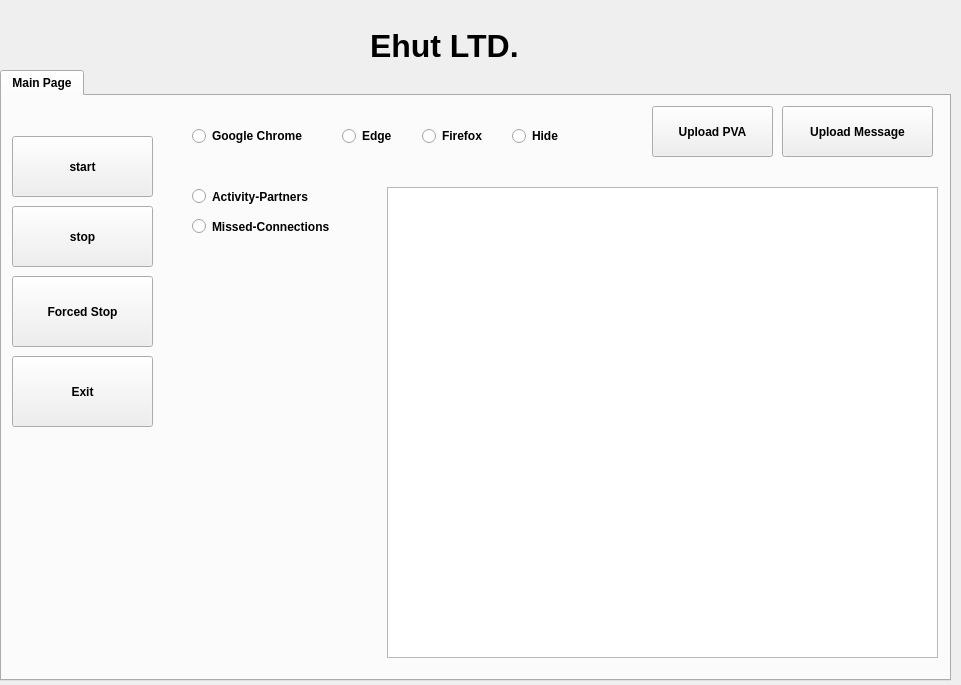
<?xml version="1.0" encoding="UTF-8"?>
<ui version="4.0">
 <class>MainWindow</class>
 <widget class="QMainWindow" name="MainWindow">
  <property name="geometry">
   <rect>
    <x>0</x>
    <y>0</y>
    <width>961</width>
    <height>685</height>
   </rect>
  </property>
  <property name="windowTitle">
   <string>N3D Camera Controller</string>
  </property>
  <property name="styleSheet">
   <string notr="true"/>
  </property>
  <widget class="QWidget" name="centralwidget">
   <widget class="QLabel" name="label_2">
    <property name="geometry">
     <rect>
      <x>370</x>
      <y>20</y>
      <width>201</width>
      <height>51</height>
     </rect>
    </property>
    <property name="font">
     <font>
      <pointsize>24</pointsize>
      <weight>75</weight>
      <italic>false</italic>
      <bold>true</bold>
      <underline>false</underline>
     </font>
    </property>
    <property name="text">
     <string>Ehut LTD.</string>
    </property>
   </widget>
   <widget class="QLabel" name="label_status">
    <property name="geometry">
     <rect>
      <x>60</x>
      <y>640</y>
      <width>391</width>
      <height>31</height>
     </rect>
    </property>
    <property name="font">
     <font>
      <pointsize>11</pointsize>
     </font>
    </property>
    <property name="text">
     <string/>
    </property>
   </widget>
   <widget class="QTabWidget" name="stop">
    <property name="enabled">
     <bool>true</bool>
    </property>
    <property name="geometry">
     <rect>
      <x>0</x>
      <y>70</y>
      <width>951</width>
      <height>611</height>
     </rect>
    </property>
    <property name="font">
     <font>
      <pointsize>9</pointsize>
      <weight>75</weight>
      <bold>true</bold>
     </font>
    </property>
    <property name="currentIndex">
     <number>0</number>
    </property>
    <widget class="QWidget" name="tab_control">
     <attribute name="title">
      <string>Main Page</string>
     </attribute>
     <widget class="QPushButton" name="start">
      <property name="geometry">
       <rect>
        <x>10</x>
        <y>40</y>
        <width>141</width>
        <height>61</height>
       </rect>
      </property>
      <property name="text">
       <string>start</string>
      </property>
     </widget>
     <widget class="QPushButton" name="pushButton_2">
      <property name="geometry">
       <rect>
        <x>10</x>
        <y>110</y>
        <width>141</width>
        <height>61</height>
       </rect>
      </property>
      <property name="text">
       <string>stop</string>
      </property>
     </widget>
     <widget class="QPushButton" name="forched_stop">
      <property name="geometry">
       <rect>
        <x>10</x>
        <y>180</y>
        <width>141</width>
        <height>71</height>
       </rect>
      </property>
      <property name="text">
       <string>Forced Stop</string>
      </property>
     </widget>
     <widget class="QPushButton" name="pushButton_4">
      <property name="geometry">
       <rect>
        <x>10</x>
        <y>260</y>
        <width>141</width>
        <height>71</height>
       </rect>
      </property>
      <property name="text">
       <string>Exit</string>
      </property>
     </widget>
     <widget class="QRadioButton" name="activityPartners">
      <property name="geometry">
       <rect>
        <x>190</x>
        <y>80</y>
        <width>171</width>
        <height>41</height>
       </rect>
      </property>
      <property name="text">
       <string>Activity-Partners</string>
      </property>
     </widget>
     <widget class="QRadioButton" name="activityPartners_2">
      <property name="geometry">
       <rect>
        <x>190</x>
        <y>110</y>
        <width>171</width>
        <height>41</height>
       </rect>
      </property>
      <property name="text">
       <string>Missed-Connections</string>
      </property>
     </widget>
     <widget class="QRadioButton" name="googleChrome">
      <property name="geometry">
       <rect>
        <x>190</x>
        <y>30</y>
        <width>151</width>
        <height>20</height>
       </rect>
      </property>
      <property name="text">
       <string>Google Chrome</string>
      </property>
     </widget>
     <widget class="QRadioButton" name="edge">
      <property name="geometry">
       <rect>
        <x>340</x>
        <y>30</y>
        <width>95</width>
        <height>20</height>
       </rect>
      </property>
      <property name="text">
       <string>Edge</string>
      </property>
     </widget>
     <widget class="QRadioButton" name="firefox">
      <property name="geometry">
       <rect>
        <x>420</x>
        <y>30</y>
        <width>95</width>
        <height>20</height>
       </rect>
      </property>
      <property name="text">
       <string>Firefox</string>
      </property>
     </widget>
     <widget class="QRadioButton" name="radioButton_5">
      <property name="geometry">
       <rect>
        <x>510</x>
        <y>30</y>
        <width>95</width>
        <height>20</height>
       </rect>
      </property>
      <property name="text">
       <string>Hide</string>
      </property>
     </widget>
     <widget class="QPushButton" name="uploadPva">
      <property name="geometry">
       <rect>
        <x>650</x>
        <y>10</y>
        <width>121</width>
        <height>51</height>
       </rect>
      </property>
      <property name="text">
       <string>Upload PVA</string>
      </property>
     </widget>
     <widget class="QPushButton" name="uploadMessage">
      <property name="geometry">
       <rect>
        <x>780</x>
        <y>10</y>
        <width>151</width>
        <height>51</height>
       </rect>
      </property>
      <property name="text">
       <string>Upload Message</string>
      </property>
     </widget>
     <widget class="QTextBrowser" name="monitor">
      <property name="geometry">
       <rect>
        <x>385</x>
        <y>91</y>
        <width>551</width>
        <height>471</height>
       </rect>
      </property>
     </widget>
    </widget>
   </widget>
  </widget>
 </widget>
 <resources/>
 <connections/>
</ui>
